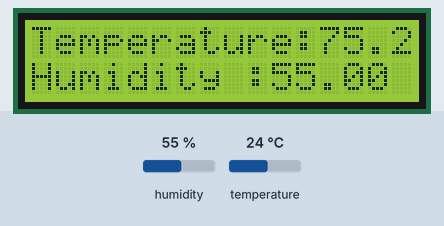
This sketch was run on a simulated ESP32. Shown: 16×2 character LCD. The inputs (shaded band) are chosen by the test bench; at power-on: humidity 55 %, temperature 24 °C. WiFi joins after 1.5 s; servers stay silent unless stated; no MQTT or app messages arrive unless stated; what the sketch prints to the serial monitor is not drawn.

Above: at 2.8 s.
2.9 s: humidity set to 22 %
At 7.9 s:
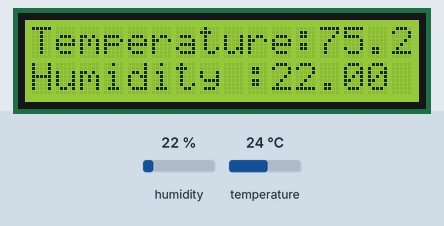
8.2 s: temperature set to 12 °C
At 12.2 s:
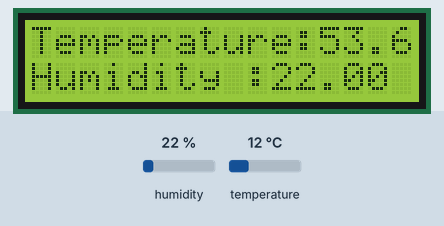
18.2 s: humidity set to 40 %
At 22.9 s:
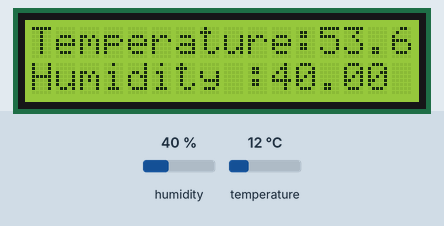
28.3 s: temperature set to 19 °C
At 32.4 s:
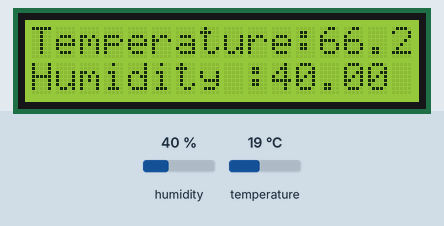
Timing chart, 0 to 33.9 s (numbered marks = the images above; inputs shaded):
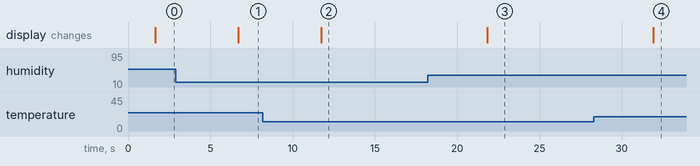

The sketch:

sketch_may9a.ino
```cpp
#include <WiFi.h>
#include <PubSubClient.h>
#include <LiquidCrystal_I2C.h>
#include "DHTesp.h"

#define SDA 13 //Define SDA pins
#define SCL 14 //Define SCL pins
DHTesp dht; // create dht object
LiquidCrystal_I2C lcd(0x27,16,2); //initialize the LCD
int dhtPin = 18; // the number of the DHT11 sensor pin

// WiFi
const char *ssid = "MySpectrumWiFi70-2G";
const char *password = "chillyhat810";

// MQTT Broker
const char *mqtt_broker = "192.168.1.139";
const char *topic = "th";
const char *mqtt_username = "";
const char *mqtt_password = "";
const int mqtt_port = 1883;

WiFiClient espClient;
PubSubClient client(espClient);

long lastReconnectAttempt = 0;

boolean reconnect() {
  if (client.connect("arduinoClient")) {
    client.publish("outTopic","hello world");
    client.subscribe("inTopic");
  }
  return client.connected();
}

void setup() {

 Serial.begin(115200);
 // connecting to a WiFi network
 WiFi.begin(ssid, password);
 while (WiFi.status() != WL_CONNECTED) {
     delay(500);
     Serial.println("Connecting to WiFi..");
 }
 Serial.println("Connected to the WiFi network");
 //connecting to a mqtt broker
 client.setServer(mqtt_broker, mqtt_port);
 client.setCallback(callback);
 while (!client.connected()) {
     String client_id = "esp32-client-";
     client_id += String(WiFi.macAddress());
     Serial.printf("The client %s connects to the public mqtt broker\n", client_id.c_str());
     if (client.connect(client_id.c_str(), mqtt_username, mqtt_password)) {
         Serial.println("Public emqx mqtt broker connected");
     } else {
         Serial.print("failed with state ");
         Serial.print(client.state());
         delay(2000);
     }
 }

 client.publish(topic, "Hi EMQX I'm ESP32");
 client.subscribe(topic);

 Wire.begin(SDA, SCL);
 lcd.init();
 lcd.backlight();
 dht.setup(dhtPin, DHTesp::DHT11);

}

void callback(char *topic, byte *payload, unsigned int length) {
 Serial.print("Message arrived in topic: ");
 Serial.println(topic);
 Serial.print("Message:");
 for (int i = 0; i < length; i++) {
     Serial.print((char) payload[i]);
 }
 Serial.println();
 Serial.println("-----------------------");
}

void loop() {

client.loop();

if (!client.connected()) {
    long now = millis();
    if (now - lastReconnectAttempt > 5000) {
      lastReconnectAttempt = now;
      if (reconnect()) {
        lastReconnectAttempt = 0;
      }
    }
  }

 flag:TempAndHumidity DHT = dht.getTempAndHumidity();
 float t = 0;
 if (dht.getStatus()  != 0) {
 goto flag;
 }
 t = DHT.temperature;
 t = t*9/5 + 32;
 char buffer[10];
 dtostrf(t,0, 0, buffer);
 client.publish(topic, buffer);
 lcd.setCursor(0, 0);
 lcd.print("Temperature:");
 lcd.print((DHT.temperature)*9/5 +32);
 lcd.setCursor(0, 1);
 lcd.print("Humidity :");
 lcd.print(DHT.humidity);
 delay(5000);
}
```

Measured:
- after the input at 2.9 s, the display: changes after 3.8 s (image 1)
- after the input at 8.2 s, the display: changes after 3.5 s (image 2)
- after the input at 18.2 s, the display: changes after 3.6 s (image 3)
- after the input at 28.3 s, the display: changes after 3.6 s (image 4)
